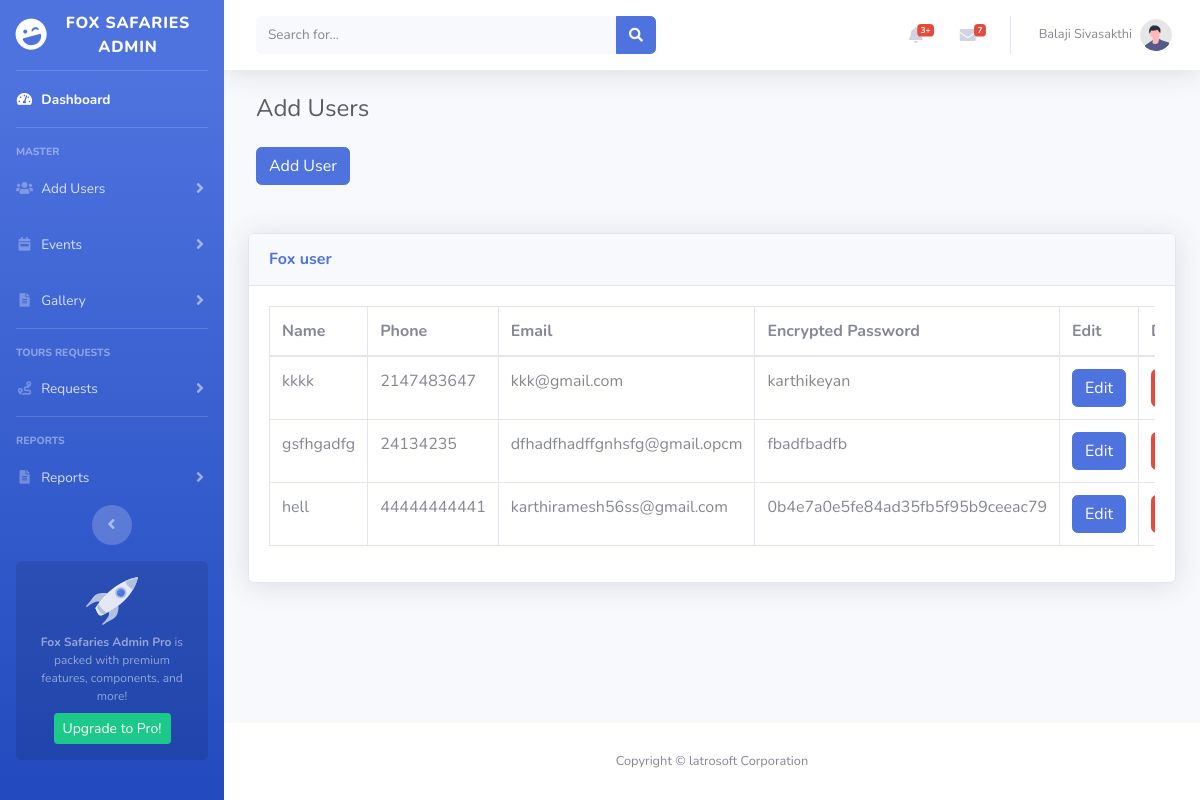
The page /php/Admin/user.php on the database its author committed.
### tables this page shows
CREATE TABLE `user` (
  `id` int(11) NOT NULL,
  `name` varchar(100) NOT NULL,
  `phone` bigint(50) NOT NULL,
  `email` varchar(100) NOT NULL,
  `password` varchar(100) NOT NULL,
  `time` timestamp NOT NULL DEFAULT current_timestamp()
);

### php/Admin/user.php (the view, shortened to what this page needs)
<?php session_start();
      include('./includes/header.php');
      include('./includes/navbar.php');
      include('./Database/dbconfig.php');
?>
   <div id="content-wrapper" class="d-flex flex-column">
            <div id="content">
<?php include('./includes/top-bar.php');?>
                <div class="container-fluid">
                    <div class="d-sm-flex align-items-center justify-content-between mb-4">
                        <h1 class="h4 ml-2 mb-0 text-gray-800">Add Users</h1>
                    </div>
                    <div class="row ml-2">
                        <button type="button" class="btn btn-primary" data-toggle="modal" data-target="#addadminprofile">
                              Add User
                        </button>
                     </div>
<?php
$tq="SELECT * FROM user";
$tr = mysqli_query($connection,$tq);
?>
 <div class="card shadow mt-5 mb-4">
                        <div class="card-header py-3">
                            <h6 class="m-0 font-weight-bold text-primary">Fox user</h6>
                        </div>
                        <div class="card-body">
                            <div class="table-responsive">
                                <table class="table table-bordered" id="dataTable" width="100%" cellspacing="0">
                                    <thead>
                                        <tr>
                                            <th>Name</th>
                                            <th>Phone</th>
                                            <th>Email</th>
                                            <th>Encrypted Password</th>
                                            <th>Edit</th>
                                            <th>Delete</th>
                                        </tr>
                                    </thead>
                                    <tbody>
                                   <?php
                                        if(mysqli_num_rows($tr)>0)
                                        {
                                            while($row = mysqli_fetch_assoc($tr))
                                            {
                                               ?>
                                            <tr>
                                                <td><?php echo($row['name']);?></td>
                                                <td><?php echo($row['phone']);?></td>
                                                <td><?php echo($row['email']);?></td>
                                                <td><?php echo($row['password']);?></td>
                                                <td>
                                                    <form action="edit_user.php" method="post">
                                                    <button type="submit" name="userEditBtn" class="btn btn-primary">Edit</button>
                                                    </form>
                                                </td>
                                                <td>
                                                <form action="code.php" method="post">
                                                    <button type="submit" name="userDeleteBtn" class="btn btn-danger">Delete</button>
                                                    </form>
                                                </td>
                                            </tr>
                                            <?php
                                            }
                                        }
                                        else{
                                          echo ("<p>No record Found</p>");
                                        }
                                        ?>
                                    </tbody>
                                </table>
                            </div>
                        </div>
                    </div>
      </div>
  </div>
<?php include('./includes/footer.php')?>

### php/Admin/includes/header.php (shortened to what this page needs)
<!DOCTYPE html>
<html lang="en">
<head>
    <link href="vendor/fontawesome-free/css/all.min.css" rel="stylesheet" type="text/css">
    <link href="css/sb-admin-2.min.css" rel="stylesheet">
</head>
<body id="page-top">
    <div id="wrapper">

### php/Admin/includes/navbar.php (shortened to what this page needs)
<ul class="navbar-nav bg-gradient-primary sidebar sidebar-dark accordion" id="accordionSidebar">
<a class="sidebar-brand d-flex align-items-center justify-content-center" href="index.html">
    <div class="sidebar-brand-icon rotate-n-15">
        <i class="fas fa-laugh-wink"></i>
    </div>
    <div class="sidebar-brand-text mx-3">Fox Safaries Admin</div>
</a>
<hr class="sidebar-divider my-0">
<li class="nav-item active">
    <a class="nav-link" href="/php/Admin/index.php">
        <i class="fas fa-fw fa-tachometer-alt"></i>
        <span>Dashboard</span></a>
</li>
<hr class="sidebar-divider">
<div class="sidebar-heading">
   Master
</div>
<li class="nav-item">
    <a class="nav-link collapsed" href="#" data-toggle="collapse" data-target="#master"
        aria-expanded="true" aria-controls="collapseTwo">
        <i class="fas fa-fw fa-users"></i>
        <span>Add Users</span>
    </a>
</li>
<li class="nav-item">
    <a class="nav-link collapsed" href="#" data-toggle="collapse" data-target="#collapseTwo"
        aria-expanded="true" aria-controls="collapseTwo">
        <i class="fas fa-fw fa-calendar-week"></i>
        <span>Events</span>
    </a>
</li>
<li class="nav-item">
    <a class="nav-link collapsed" href="#" data-toggle="collapse" data-target="#gallery"
        aria-expanded="true" aria-controls="collapseTwo">
        <i class="fas fa-fw fa-file-alt"></i>
        <span>Gallery</span>
    </a>
</li>
<hr class="sidebar-divider">
<div class="sidebar-heading">
   Tours Requests
</div>
<li class="nav-item">
    <a class="nav-link collapsed" href="#" data-toggle="collapse" data-target="#Utours"
        aria-expanded="true" aria-controls="collapsePages">
        <i class="fas fa-fw fa-route"></i>
        <span>Requests</span>
    </a>
</li>
<hr class="sidebar-divider d-none d-md-block">
<div class="sidebar-heading">
  Reports
</div>
<li class="nav-item">
    <a class="nav-link collapsed" href="#" data-toggle="collapse" data-target="#report"
        aria-expanded="true" aria-controls="collapseTwo">
        <i class="fas fa-fw fa-file-alt"></i>
        <span>Reports</span>
    </a>
</li>
<div class="text-center d-none d-md-inline">
    <button class="rounded-circle border-0" id="sidebarToggle"></button>
</div>
<div class="sidebar-card">
    <img class="sidebar-card-illustration mb-2" src="img/undraw_rocket.svg" alt="">
    <p class="text-center mb-2"><strong>Fox Safaries Admin Pro</strong> is packed with premium features, components, and more!</p>
    <a class="btn btn-success btn-sm" href="https://latrosoft.com">Upgrade to Pro!</a>
</div>
</ul>

### php/Admin/includes/top-bar.php (shortened to what this page needs)
<nav class="navbar navbar-expand navbar-light bg-white topbar mb-4 static-top shadow">
<form
    class="d-none d-sm-inline-block form-inline mr-auto ml-md-3 my-2 my-md-0 mw-100 navbar-search">
    <div class="input-group">
        <input type="text" class="form-control bg-light border-0 small" placeholder="Search for..."
            aria-label="Search" aria-describedby="basic-addon2">
        <div class="input-group-append">
            <button class="btn btn-primary" type="button">
                <i class="fas fa-search fa-sm"></i>
            </button>
        </div>
    </div>
</form>
<ul class="navbar-nav ml-auto">
    <li class="nav-item dropdown no-arrow mx-1">
        <a class="nav-link dropdown-toggle" href="#" id="alertsDropdown" role="button"
            data-toggle="dropdown" aria-haspopup="true" aria-expanded="false">
            <i class="fas fa-bell fa-fw"></i>
            <span class="badge badge-danger badge-counter">3+</span>
        </a>
    </li>
    <li class="nav-item dropdown no-arrow mx-1">
        <a class="nav-link dropdown-toggle" href="#" id="messagesDropdown" role="button"
            data-toggle="dropdown" aria-haspopup="true" aria-expanded="false">
            <i class="fas fa-envelope fa-fw"></i>
            <span class="badge badge-danger badge-counter">7</span>
        </a>
    </li>
    <li class="nav-item dropdown no-arrow">
        <a class="nav-link dropdown-toggle" href="#" id="userDropdown" role="button"
            data-toggle="dropdown" aria-haspopup="true" aria-expanded="false">
            <span class="mr-2 d-none d-lg-inline text-gray-600 small">Balaji Sivasakthi</span>
            <img class="img-profile rounded-circle"
                src="img/undraw_profile.svg">
        </a>
    </li>
</ul>
</nav>

### php/Admin/includes/footer.php
      <footer class="sticky-footer bg-white">
                <div class="container my-auto">
                    <div class="copyright text-center my-auto">
                        <span>Copyright &copy; latrosoft Corporation</span>
                    </div>
                </div>
            </footer>
        </div>
</body>
</html>

### rows shown on the page
user: name "kkkk", phone "2147483647", email "kkk@gmail.com", password "karthikeyan"
user: name "gsfhgadfg", phone "24134235", email "dfhadfhadffgnhsfg@gmail.opcm", password "fbadfbadfb"
user: name "hell", phone "44444444441", email "karthiramesh56ss@gmail.com", password "0b4e7a0e5fe84ad35fb5f95b9ceeac79"
